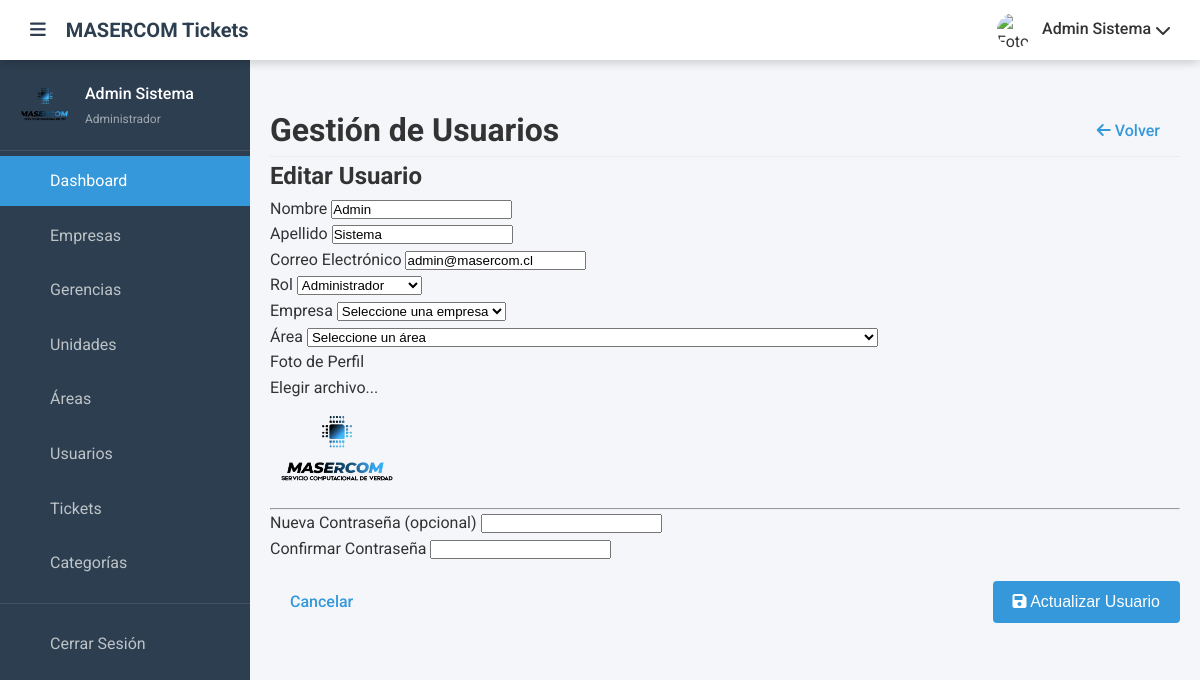
The page /admin/usuarios.php?action=edit&id=1 (signed in) on the database its author committed.
### tables this page shows
CREATE TABLE `usuarios` (
  `id` int(11) NOT NULL,
  `id_empresa` int(11) DEFAULT NULL,
  `id_area` int(11) DEFAULT NULL,
  `nombre` varchar(100) NOT NULL,
  `apellido` varchar(100) NOT NULL,
  `email` varchar(100) NOT NULL,
  `password` varchar(255) NOT NULL,
  `rol` enum('admin','tecnico','cliente') NOT NULL,
  `foto_perfil` varchar(255) DEFAULT NULL,
  `estado` tinyint(1) DEFAULT 1,
  `ultimo_login` datetime DEFAULT NULL,
  `fecha_creacion` datetime DEFAULT current_timestamp()
);

### admin/usuarios.php (the view, shortened to what this page needs)
<?php
$db = new Database();
$conn = $db->getConnection();
$action = $_GET['action'] ?? 'list';
$id = $_GET['id'] ?? 0;
if ($action == 'edit' && $id > 0) {
    $stmt = $conn->prepare("SELECT * FROM usuarios WHERE id = :id");
    $stmt->execute([':id' => $id]);
    $usuario = $stmt->fetch(PDO::FETCH_ASSOC);
}
$stmt = $conn->query("SELECT u.*, e.nombre as empresa_nombre, a.nombre as area_nombre
                      FROM usuarios u
                      LEFT JOIN empresas e ON u.id_empresa = e.id
                      LEFT JOIN areas a ON u.id_area = a.id
                      ORDER BY u.nombre, u.apellido");
$usuarios = $stmt->fetchAll(PDO::FETCH_ASSOC);
include_once '../includes/header.php';
?>
<!DOCTYPE html>
<html lang="es">
<head>
    <link rel="stylesheet" href="../assets/css/style.css">
    <link rel="stylesheet" href="../assets/css/dashboard.css">
    <link rel="stylesheet" href="https://cdn.datatables.net/1.11.5/css/jquery.dataTables.min.css">
    <link rel="stylesheet" href="https://cdnjs.cloudflare.com/ajax/libs/font-awesome/6.0.0-beta3/css/all.min.css">
    <link rel="stylesheet" href="../assets/css/profesional.css">
</head>
<body>
    <?php include '../includes/header.php'; ?>
    <div class="container">
        <?php include 'sidebar.php'; ?>
        <main class="main-content">
            <div class="page-header">
                <h1>Gestión de Usuarios</h1>
                <div class="actions">
                     <?php if ($action != 'list'): ?>
                    <a href="usuarios.php" class="btn btn-secondary"><i class="fas fa-arrow-left"></i> Volver</a>
                    <?php else: ?>
                    <a href="usuarios.php?action=create" class="btn btn-primary"><i class="fas fa-plus"></i> Nuevo Usuario</a>
                    <?php endif; ?>
                </div>
            </div>
            <?php if ($action == 'list'): ?>
                 <div class="card">
                    <div class="card-body">
                        <table id="usuariosTable" class="display" style="width:100%">
                           <thead>
                                <tr>
                                    <th>ID</th>
                                    <th>Nombre</th>
                                    <th>Email</th>
                                    <th>Rol</th>
                                    <th>Empresa</th>
                                    <th>Área</th>
                                    <th>Estado</th>
                                    <th>Acciones</th>
                                </tr>
                            </thead>
                            <tbody>
                                <?php foreach ($usuarios as $usuario): ?>
                                    <tr>
                                        <td><?php echo $usuario['id']; ?></td>
                                        <td><?php echo htmlspecialchars($usuario['nombre'] . ' ' . $usuario['apellido']); ?></td>
                                        <td><?php echo htmlspecialchars($usuario['email']); ?></td>
                                        <td><?php echo ucfirst($usuario['rol']); ?></td>
                                        <td><?php echo htmlspecialchars($usuario['empresa_nombre'] ?? 'N/A'); ?></td>
                                        <td><?php echo htmlspecialchars($usuario['area_nombre'] ?? 'N/A'); ?></td>
                                        <td><span class="badge <?php echo $usuario['estado'] ? 'badge-success' : 'badge-danger'; ?>"><?php echo $usuario['estado'] ? 'Activo' : 'Inactivo'; ?></span></td>
                                        <td>
                                            <a href="usuarios.php?action=edit&id=<?php echo $usuario['id']; ?>" class="btn btn-sm btn-primary" title="Editar"><i class="fas fa-edit"></i></a>
                                            <a href="usuarios.php?toggle=1&id=<?php echo $usuario['id']; ?>" class="btn btn-sm btn-<?php echo $usuario['estado'] ? 'warning' : 'success'; ?>" title="<?php echo $usuario['estado'] ? 'Desactivar' : 'Activar'; ?>"><i class="fas fa-<?php echo $usuario['estado'] ? 'times' : 'check'; ?>"></i></a>
                                        </td>
                                    </tr>
                                <?php endforeach; ?>
                            </tbody>
                        </table>
                    </div>
                </div>
            <?php elseif ($action == 'create' || $action == 'edit'): ?>
                <div class="card">
                    <div class="card-header">
                        <h2><?php echo $action == 'create' ? 'Crear Nuevo Usuario' : 'Editar Usuario'; ?></h2>
                    </div>
                    <div class="card-body">
                        <form method="POST" action="usuarios.php?action=<?php echo $action; ?><?php echo $id ? '&id='.$id : ''; ?>" class="needs-validation" novalidate enctype="multipart/form-data">
                            <div class="row">
                                <div class="col-md-6">
                                    <div class="form-group">
                                        <label for="nombre">Nombre</label>
                                        <input type="text" class="form-control" id="nombre" name="nombre" value="<?php echo isset($usuario) ? htmlspecialchars($usuario['nombre']) : ''; ?>" required>
                                    </div>
                                </div>
                                <div class="col-md-6">
                                    <div class="form-group">
                                        <label for="apellido">Apellido</label>
                                        <input type="text" class="form-control" id="apellido" name="apellido" value="<?php echo isset($usuario) ? htmlspecialchars($usuario['apellido']) : ''; ?>" required>
                                    </div>
                                </div>
                            </div>
                            <div class="form-group">
                                <label for="email">Correo Electrónico</label>
                                <input type="email" class="form-control" id="email" name="email" value="<?php echo isset($usuario) ? htmlspecialchars($usuario['email']) : ''; ?>" required>
                            </div>
                            <div class="row">
                                <div class="col-md-6">
                                    <div class="form-group">
                                        <label for="rol">Rol</label>
                                        <select class="form-control" id="rol" name="rol" required>
                                            <option value="admin" <?php echo (isset($usuario) && $usuario['rol'] == 'admin') ? 'selected' : ''; ?>>Administrador</option>
                                        </select>
                                    </div>
                                </div>
                                <div class="col-md-6">
                                    <div class="form-group">
                                        <label for="id_empresa">Empresa</label>
                                        <select class="form-control" id="id_empresa" name="id_empresa">
                                            <option value="">Seleccione una empresa</option>
                                        </select>
                                    </div>
                                </div>
                            </div>
                            <div class="form-group">
                                <label for="id_area">Área</label>
                                <select class="form-control" id="id_area" name="id_area">
                                    <option value="">Seleccione un área</option>
                                </select>
                            </div>
                            <div class="form-group">
                                <label>Foto de Perfil</label>
                                <div class="custom-file">
                                    <label class="custom-file-label" for="foto_perfil">Elegir archivo...</label>
                                </div>
                                <?php if (isset($usuario) && $usuario['foto_perfil']): ?>
                                    <div class="mt-2"><img src="../assets/img/users/<?php echo htmlspecialchars($usuario['foto_perfil']); ?>" alt="Foto actual" class="img-thumbnail" style="max-height: 100px;"></div>
                                <?php endif; ?>
                            </div>
                            <hr>
                            <div class="row">
                                <div class="col-md-6">
                                    <div class="form-group">
                                        <label for="password"><?php echo $action == 'create' ? 'Contraseña' : 'Nueva Contraseña (opcional)'; ?></label>
                                        <input type="password" class="form-control" id="password" name="password" <?php echo $action == 'create' ? 'required' : ''; ?> minlength="6">
                                    </div>
                                </div>
                                <div class="col-md-6">
                                    <div class="form-group">
                                        <label for="confirm_password">Confirmar Contraseña</label>
                                        <input type="password" class="form-control" id="confirm_password" name="confirm_password" <?php echo $action == 'create' ? 'required' : ''; ?>>
                                    </div>
                                </div>
                            </div>
                            <div class="form-actions">
                                <a href="usuarios.php" class="btn btn-secondary">Cancelar</a>
                                <button type="submit" class="btn btn-primary"><i class="fas fa-save"></i> <?php echo $action == 'create' ? 'Crear Usuario' : 'Actualizar Usuario'; ?></button>
                            </div>
                        </form>
                    </div>
                </div>
            <?php endif; ?>
        </main>
    </div>
</body>
</html>

### assets/css/style.css (style rules this page uses)
:root { --primary-color: #3498db; --secondary-color: #2c3e50; --success-color: #2ecc71; --danger-color: #e74c3c; --warning-color: #f39c12; --info-color: #1abc9c; --light-color: #ecf0f1; --dark-color: #34495e; --white: #ffffff; --gray-light: #bdc3c7; --gray: #95a5a6; --gray-dark: #7f8c8d; }
* { margin: 0; padding: 0; box-sizing: border-box; }
body { font-family: 'Roboto', sans-serif; background-color: #f5f6fa; color: #333; line-height: 1.6; }
a { text-decoration: none; color: var(--primary-color); }
.container { display: flex; }
.main-content { flex: 1; padding: 20px; margin-left: 250px; margin-top: 60px; width: calc(100% - 250px); }
.btn { display: inline-block; padding: 12px 20px; border: none; border-radius: 4px; font-size: 16px; font-weight: 500; cursor: pointer; transition: all 0.3s; }
.btn-primary { background-color: var(--primary-color); color: var(--white); }

### assets/css/dashboard.css (style rules this page uses)
.page-header { display: flex; justify-content: space-between; align-items: center; margin-top: 25px; border-bottom: 1px solid #e9ecef; }

### assets/css/profesional.css (style rules this page uses)
:root { --primary-color: #3498db; --secondary-color: #2c3e50; --success-color: #2ecc71; --danger-color: #e74c3c; --warning-color: #f39c12; --info-color: #1abc9c; --light-color: #ecf0f1; --dark-color: #34495e; --white: #ffffff; --gray-light: #bdc3c7; --gray: #95a5a6; --gray-dark: #7f8c8d; }
* { margin: 0; padding: 0; box-sizing: border-box; }
body { font-family: 'Roboto', sans-serif; background-color: #f5f6fa; color: #333; line-height: 1.6; }
a { text-decoration: none; color: var(--primary-color); }
.container { display: flex; }
.main-content { flex: 1; padding: 20px; margin-left: 250px; width: calc(100% - 250px); }
.btn { display: inline-block; padding: 12px 20px; border: none; border-radius: 4px; font-size: 16px; font-weight: 500; cursor: pointer; transition: all 0.3s; }
.btn-primary { background-color: var(--primary-color); color: var(--white); }
.page-header { display: flex; justify-content: space-between; align-items: center; margin-top: 25px; border-bottom: 1px solid #e9ecef; }
.form-actions { display: flex; justify-content: space-between; align-items: center; gap: 1rem; margin-top: 1rem; }

### rows shown on the page
usuarios: nombre "Admin", apellido "Sistema", email "admin@masercom.cl", rol "Administrador", foto_perfil (picture)

### other values the page prints
SITE_NAME "MASERCOM Tickets"
$_SESSION['user_name'] "Admin Sistema"
